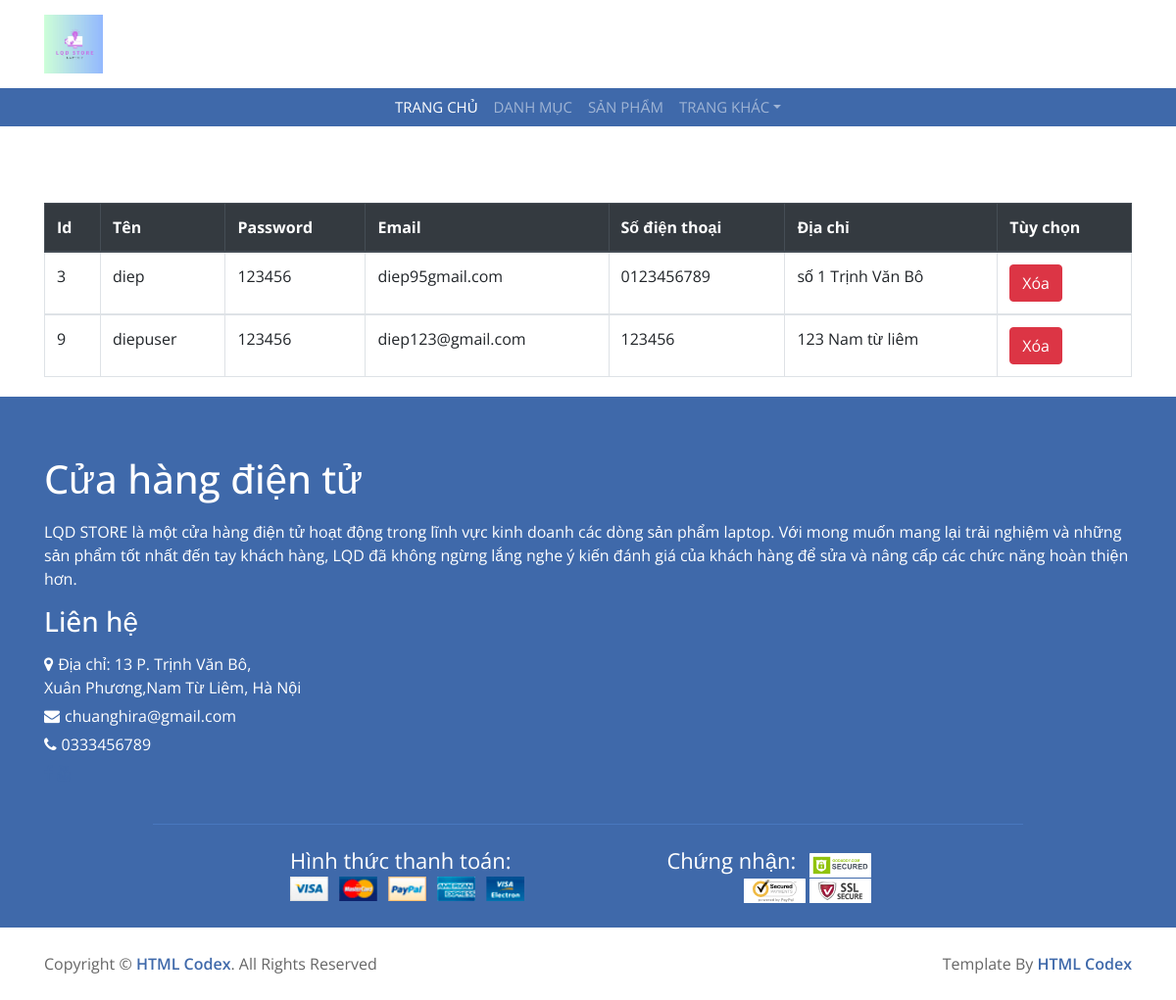
/admin/index.php?act=listdangky, run on the app's committed database.
### tables this page shows
CREATE TABLE `taikhoan` (
  `id` int NOT NULL,
  `name` varchar(255) NOT NULL,
  `pass` varchar(255) NOT NULL,
  `email` varchar(255) NOT NULL,
  `diachi` text NOT NULL,
  `sdt` varchar(10) NOT NULL,
  `id_role` int NOT NULL DEFAULT '2',
  `is_delete` int NOT NULL DEFAULT '1'
);

### model/pdo.php (called while the page is built, shortened)
<?php
function pdo_get_connection(){
    $dburl = "mysql:host=localhost;dbname=duan1;charset=utf8";
    $username = 'root';
    $password = '';
    $conn = new PDO($dburl, $username, $password);
    $conn -> setAttribute(PDO::ATTR_ERRMODE, PDO::ERRMODE_EXCEPTION);
    return $conn;
}
function pdo_query($sql){
    $sql_args = array_slice(func_get_args(),1);
    try {
        $conn = pdo_get_connection();
        $stmt = $conn->prepare($sql);
        $stmt -> execute($sql_args);
        $rows = $stmt->fetchAll();
        return $rows;
    } catch (PDOException $e) {
        throw $e;
    }
    finally{
        unset($conn);
    }
}
?>

### model/dangky.php (called while the page is built, shortened)
<?php
function loadall_dangky(){
    $sql="select * from taikhoan where is_delete=1";
        $listdangky=pdo_query($sql);
        return $listdangky;
}
?>

### admin/dangky/list.php (the view, shortened to what this page needs)
<div class="container">
                <div class="row">
                    <div class="col-md-12">
                        <div class="table-responsive">
                            <div class="tieude adm">
                                <h2> Danh sách đăng ký thành viên</h2>
                            </div>
                            <table class="table table-bordered adm">
                                <thead class="thead-dark ">
                                    <tr>
                                        <th>Id</th>
                                        <th>Tên</th>
                                        <th>Password</th>
                                        <th>Email</th>
                                        <th>Số điện thoại</th>
                                        <th>Địa chỉ</th>
                                        <th>Tùy chọn</th>
                                    </tr>
                                </thead>
                                <?php
                                foreach($listdangky as $taikhoan){
                                    extract($taikhoan);
                                    $xoadk="index.php?act=xoadk&id=".$id;
                                echo'<tbody class="align-middle">
                                    <tr>
                                        <td>'.$id.'</td>
                                        <td>'.$name.'</td>
                                        <td>'.$pass.'</td>
                                        <td>'.$email.'</td>
                                        <td>'.$sdt.'</td>
                                        <td>'.$diachi.'</td>
                                        <td><a href="'.$xoadk.'" ><input type="button" value="Xóa" class="btn btn-danger"></a>
                                    </tr>
                                </tbody>';
                                }
                                ?>
                            </table>
                        </div>
                    </div>
                </div>
                </div>

### css/style.css (style rules this page uses)
body { color: #666666; font-family: 'Open Sans', sans-serif; font-weight: 400; background: #ffffff; }
a { color: #3F69AA; transition: 0.5s; }
h1, h2, h3, h4, h5, h6 { color: #666666; margin: 0 0 15px 0; padding: 0; }
.adm { margin-top: 20px; margin-bottom: 20px; }
.tieude { text-align: center; }
.tieude>h2 { color: white; }

### data on the page
taikhoan: id "3", name "diep", pass "123456", email "diep95gmail.com", sdt "0123456789", diachi "số 1 Trịnh Văn Bô"
taikhoan: id "9", name "diepuser", pass "123456", email "diep123@gmail.com", sdt "123456", diachi "123 Nam từ liêm"
